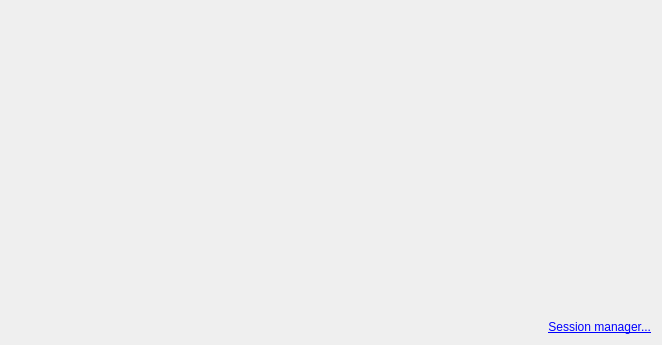
<?xml version="1.0" encoding="UTF-8"?>
<ui version="4.0">
 <class>HomeTab</class>
 <widget class="QWidget" name="HomeTab">
  <property name="geometry">
   <rect>
    <x>0</x>
    <y>0</y>
    <width>662</width>
    <height>345</height>
   </rect>
  </property>
  <property name="windowTitle">
   <string>Form</string>
  </property>
  <layout class="QVBoxLayout" name="verticalLayout_2">
   <item>
    <layout class="QHBoxLayout" name="horizontalLayout" stretch="1,4,1">
     <item>
      <spacer name="horizontalSpacer">
       <property name="orientation">
        <enum>Qt::Horizontal</enum>
       </property>
       <property name="sizeHint" stdset="0">
        <size>
         <width>171</width>
         <height>20</height>
        </size>
       </property>
      </spacer>
     </item>
     <item>
      <widget class="QWidget" name="tabButtonsWidget" native="true">
       <property name="sizePolicy">
        <sizepolicy hsizetype="Preferred" vsizetype="Expanding">
         <horstretch>0</horstretch>
         <verstretch>0</verstretch>
        </sizepolicy>
       </property>
       <property name="maximumSize">
        <size>
         <width>800</width>
         <height>16777215</height>
        </size>
       </property>
       <layout class="QVBoxLayout" name="verticalLayout">
        <property name="spacing">
         <number>0</number>
        </property>
        <item>
         <spacer name="verticalSpacer">
          <property name="orientation">
           <enum>Qt::Vertical</enum>
          </property>
          <property name="sizeHint" stdset="0">
           <size>
            <width>20</width>
            <height>40</height>
           </size>
          </property>
         </spacer>
        </item>
        <item>
         <spacer name="verticalSpacer_2">
          <property name="orientation">
           <enum>Qt::Vertical</enum>
          </property>
          <property name="sizeHint" stdset="0">
           <size>
            <width>20</width>
            <height>40</height>
           </size>
          </property>
         </spacer>
        </item>
       </layout>
      </widget>
     </item>
     <item>
      <spacer name="horizontalSpacer_2">
       <property name="orientation">
        <enum>Qt::Horizontal</enum>
       </property>
       <property name="sizeHint" stdset="0">
        <size>
         <width>171</width>
         <height>20</height>
        </size>
       </property>
      </spacer>
     </item>
    </layout>
   </item>
   <item>
    <widget class="QLabel" name="sessionMgrLabel">
     <property name="text">
      <string>&lt;a href=&quot;#&quot;&gt;Session manager...&lt;/a&gt;</string>
     </property>
     <property name="alignment">
      <set>Qt::AlignRight|Qt::AlignTrailing|Qt::AlignVCenter</set>
     </property>
     <property name="textInteractionFlags">
      <set>Qt::LinksAccessibleByKeyboard|Qt::LinksAccessibleByMouse</set>
     </property>
    </widget>
   </item>
  </layout>
 </widget>
 <resources/>
 <connections/>
</ui>
